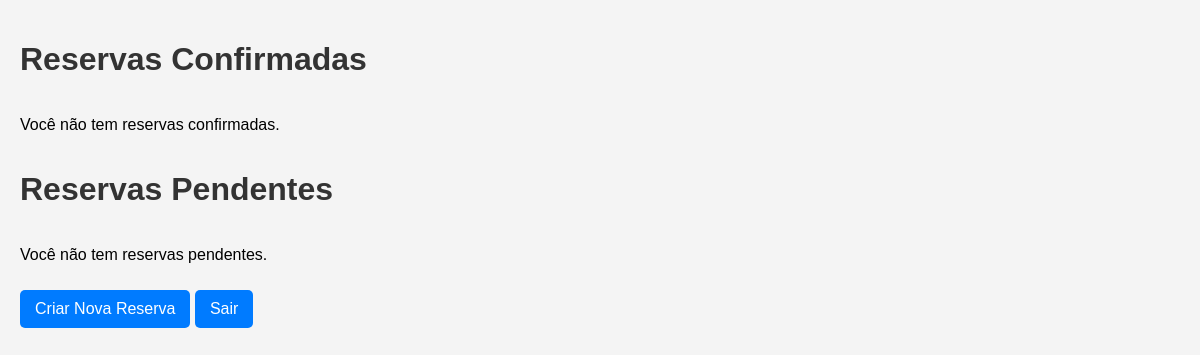
The page /reservas/reservas.php (signed in) on the database as committed earlier.
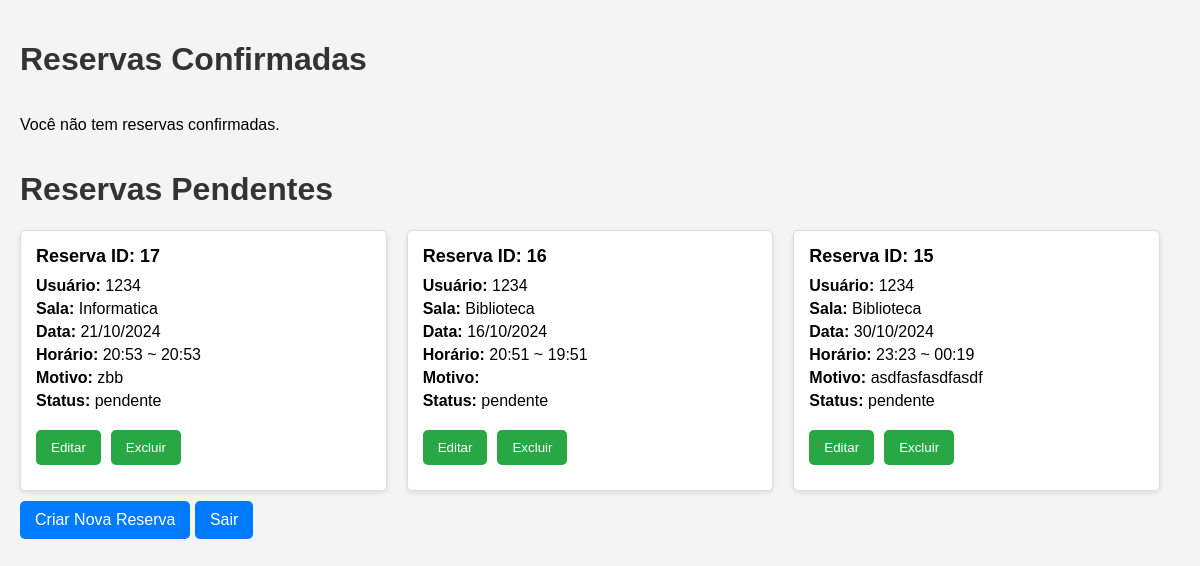
The same page on the database as committed later.
### tables this page shows
CREATE TABLE `reservas` (
  `id` int(11) NOT NULL,
  `usuario` varchar(140) NOT NULL,
  `usuario_id` int(11) NOT NULL,
  `sala` varchar(100) NOT NULL,
  `data` date NOT NULL,
  `horario_inicio` time NOT NULL,
  `horario_fim` time NOT NULL,
  `motivo` text NOT NULL,
  `manutencao_id` int(11) DEFAULT NULL,
  `status` enum('pendente','confirmado','cancelado') DEFAULT 'pendente',
  `data_criacao` timestamp NOT NULL DEFAULT current_timestamp()
);

CREATE TABLE `users` (
  `id` int(16) NOT NULL,
  `nome` varchar(240) NOT NULL,
  `email` varchar(140) NOT NULL,
  `senha` varchar(240) NOT NULL,
  `cargo` enum('Professor','Manutenção') NOT NULL,
  `data_criacao` timestamp NOT NULL DEFAULT current_timestamp()
);

### reservas/reservas.php (the view, shortened to what this page needs)
<?php
include '../configurations/conection.php';
$usuario_id = $_SESSION['id'];
$query = "SELECT r.*, u.nome AS usuario_nome
          FROM reservas r
          JOIN users u ON r.usuario_id = u.id
          WHERE r.status IN ('confirmado', 'pendente')
          AND r.usuario_id = :usuario_id
          ORDER BY r.data_criacao DESC";
$stmt = $pdo->prepare($query);
$stmt->bindParam(':usuario_id', $usuario_id);
$stmt->execute();
$reservas = $stmt->fetchAll(PDO::FETCH_ASSOC);
$reservas_confirmadas = array_filter($reservas, function($reserva) {
    return $reserva['status'] === 'confirmado';
});
$reservas_pendentes = array_filter($reservas, function($reserva) {
    return $reserva['status'] === 'pendente';
});
function formatarData($data) {
    return date('d/m/Y', strtotime($data));
}
function formatarHora($dataHora) {
    return date('H:i', strtotime($dataHora));
}
?>
<!DOCTYPE html>
<html lang="pt-br">
<head>
    <link rel="stylesheet" href="style.css">
</head>
<body>
    <h1>Reservas Confirmadas</h1>
    <div class="container">
        <?php if (empty($reservas_confirmadas)): ?>
            <p>Você não tem reservas confirmadas.</p>
        <?php endif; ?>
    </div>
    <h1>Reservas Pendentes</h1>
    <div class="container">
        <?php if (empty($reservas_pendentes)): ?>
            <p>Você não tem reservas pendentes.</p>
        <?php else: ?>
            <?php foreach ($reservas_pendentes as $reserva): ?>
                <div class="card">
                    <h2>Reserva ID: <?php echo htmlspecialchars($reserva['id']); ?></h2>
                    <p><strong>Usuário:</strong> <?php echo htmlspecialchars($reserva['usuario_nome']); ?></p>
                    <p><strong>Sala:</strong> <?php echo htmlspecialchars($reserva['sala']); ?></p>
                    <p><strong>Data:</strong> <?php echo formatarData($reserva['data']); ?></p>
                    <p><strong>Horário:</strong> <?php echo formatarHora($reserva['horario_inicio']) . ' ~ ' . formatarHora($reserva['horario_fim']); ?></p>
                    <p><strong>Motivo:</strong> <?php echo nl2br(htmlspecialchars($reserva['motivo'])); ?></p>
                    <p><strong>Status:</strong> <?php echo htmlspecialchars($reserva['status']); ?></p>
                    <div class="button-group">
                        <form method="post" action="editar_reserva.php?id=<?php echo htmlspecialchars($reserva['id']); ?>">
                            <input type="submit" class="btn" value="Editar">
                        </form>
                        <form method="post">
                            <input type="submit" name="excluir" class="btn" value="Excluir" onclick="return confirm('Você tem certeza que deseja excluir esta reserva?');">
                        </form>
                    </div>
                </div>
            <?php endforeach; ?>
        <?php endif; ?>
    </div>
    <a href="criar_reserva.php">Criar Nova Reserva</a>
    <a href="logout.php">Sair</a>
</body>
</html>

### reservas/style.css (style rules this page uses)
body { font-family: Arial, sans-serif; margin: 0; padding: 20px; background-color: #f4f4f4; }
h1 { color: #333; }
.container { display: flex; flex-wrap: wrap; gap: 20px; }
.card { background: white; border: 1px solid #ddd; border-radius: 5px; box-shadow: 0 2px 5px rgba(0, 0, 0, 0.1); padding: 15px; width: calc(33.333% - 20px); box-sizing: border-box; }
.card h2 { font-size: 18px; margin: 0 0 10px; }
.card p { margin: 5px 0; }
a { display: inline-block; margin: 10px 0; padding: 10px 15px; background-color: #007BFF; color: white; text-decoration: none; border-radius: 5px; }
input[type="submit"] { background-color: #28a745; color: white; border: none; padding: 10px 15px; border-radius: 5px; cursor: pointer; }
.btn { display: inline-block; margin: 10px 0; padding: 10px 15px; background-color: #007BFF; color: white; text-decoration: none; border-radius: 5px; border: none; cursor: pointer; }
.button-group { display: flex; gap: 10px; margin-top: 10px; }

Rows that differ between the two databases and show on the page:
added reservas: id "17", users.nome "1234", sala "Informatica", data "21/10/2024", horario_inicio "20:53", horario_fim "20:53", motivo "zbb", status "pendente"
added reservas: id "16", users.nome "1234", sala "Biblioteca", data "16/10/2024", horario_inicio "20:51", horario_fim "19:51", status "pendente"
added reservas: id "15", users.nome "1234", sala "Biblioteca", data "30/10/2024", horario_inicio "23:23", horario_fim "00:19", motivo "asdfasfasdfasdf", status "pendente"
Other text that changed with them:
text no longer shown: "Você não tem reservas pendentes."
